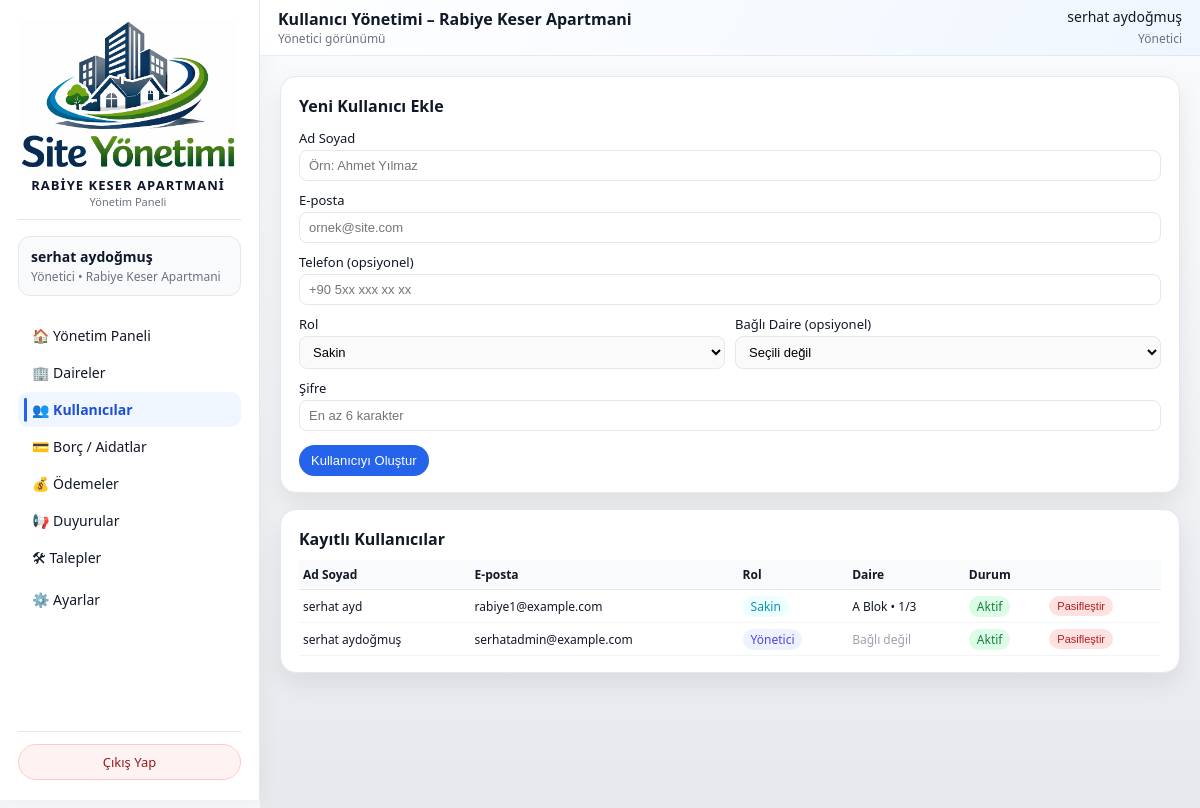
The app's page /admin/users (signed in) with its own data.
### models/user_model.py (models this page shows, shortened)
class User(db.Model):
    __tablename__ = "users"
    id = db.Column(db.Integer, primary_key=True)
    name = db.Column(db.String(120), nullable=False)
    email = db.Column(db.String(120), unique=True, nullable=False, index=True)
    phone = db.Column(db.String(32), nullable=True)
    password_hash = db.Column(db.String(255), nullable=False)
    role = db.Column(db.String(20), nullable=False, default="resident")
    site_id = db.Column(db.Integer, db.ForeignKey("sites.id"), nullable=True)
    apartment_id = db.Column(
        db.Integer,
        db.ForeignKey("apartments.id"),
        nullable=True,
    )
    is_active = db.Column(db.Boolean, default=True, nullable=False)

### models/apartment_model.py (models this page shows, shortened)
class Apartment(db.Model):
    __tablename__ = "apartments"
    id = db.Column(db.Integer, primary_key=True)
    site_id = db.Column(db.Integer, db.ForeignKey("sites.id"), nullable=False)
    block = db.Column(db.String(50), nullable=False)
    floor = db.Column(db.String(20), nullable=False)
    number = db.Column(db.String(20), nullable=False)
    area_m2 = db.Column(db.Float, nullable=True)
    owner_name = db.Column(db.String(120))
    owner_phone = db.Column(db.String(32))
    notes = db.Column(db.Text)
    users = db.relationship("User", backref="apartment", lazy="dynamic")
    bills = db.relationship("Bill", backref="apartment", lazy="dynamic")
    payments = db.relationship("Payment", backref="apartment", lazy="dynamic")
    tickets = db.relationship("Ticket", backref="apartment", lazy="dynamic")

### routes/admin_routes.py (the view, shortened to what this page needs)
@admin_bp.route("/users", methods=["GET", "POST"])
@admin_required
def manage_users():
    admin_user = _get_current_admin()
    site_id = session.get("active_site_id") or (admin_user.site_id if admin_user else None)
    if not site_id:
        flash("Bu sayfayı kullanabilmek için bir siteye atanmış olmanız gerekiyor.", "error")
        return redirect(url_for("index"))
    users = []
    apartments = []
    try:
        users = (
            User.query
            .filter_by(site_id=site_id)
            .order_by(User.role.desc(), User.name.asc())
            .all()
        )
        apartments = (
            Apartment.query
            .filter_by(site_id=site_id)
            .order_by(
                Apartment.block.asc(),
                Apartment.floor.asc(),
                Apartment.number.asc(),
            )
            .all()
        )
    except SQLAlchemyError as exc:
        current_app.logger.exception("Kullanıcı listesi alınamadı: %s", exc)
        flash("Kullanıcı listesi alınırken bir hata oluştu.", "error")
    return render_template(
        "admin/kullanicilar.html",
        users=users,
        apartments=apartments,
    )

### routes/admin_routes.py (called while the page is built)
def admin_required(view_func):
    @wraps(view_func)
    def wrapped_view(*args, **kwargs):
        user_id = session.get("user_id")
        role = session.get("user_role")
        if not user_id:
            flash("Devam etmek için lütfen giriş yapın.", "info")
            return redirect(url_for("auth.login"))
        if role not in ("admin", "super_admin"):
            flash("Bu alana sadece yönetici kullanıcılar erişebilir.", "error")
            return redirect(url_for("index"))
        return view_func(*args, **kwargs)
    return wrapped_view

@admin_bp.app_context_processor
def inject_site_name():
    name = session.get("site_name")
    if not name:
        name = get_site_display_name()  # DB'den oku (SystemSetting)
        session["site_name"] = name
    return {"current_site_name": name}

def _get_current_admin():
    user_id = session.get("user_id")
    if not user_id:
        return None
    try:
        return User.query.get(user_id)
    except SQLAlchemyError as exc:
        current_app.logger.exception("Admin bilgisi alınamadı: %s", exc)
        return None

def get_site_display_name() -> str:
    default_name = "Site / Apartman"
    try:
        settings = SystemSetting.get_singleton()
        if settings and getattr(settings, "site_name", None):
            name = (settings.site_name or "").strip()
            if name:
                return name
    except SQLAlchemyError as exc:
        current_app.logger.exception("Site adı okunamadı: %s", exc)
    return default_name

@admin_bp.app_context_processor
def inject_site_name():
    name = session.get("site_name")
    if not name:
        name = get_site_display_name()  # DB'den oku (SystemSetting)
        session["site_name"] = name
    return {"current_site_name": name}

### templates/admin/kullanicilar.html (shortened to what this page needs)
{% extends "base.html" %}
{% block topbar_title %}
  Kullanıcı Yönetimi
  {% if session.active_site_name %}
    – {{ session.active_site_name }}
  {% elif current_site_name %}
    – {{ current_site_name }}
  {% endif %}
{% endblock %}
{% block content %}
<div class="dashboard-grid">
  <section>
    <div class="card">
      <h2 style="font-size:16px; margin-bottom:12px;">Yeni Kullanıcı Ekle</h2>
      <form method="post" style="display:flex; flex-direction:column; gap:10px;">
        <div>
          <label for="name" style="display:block; font-size:13px; margin-bottom:3px;">Ad Soyad</label>
          <input
            type="text"
            id="name"
            name="name"
            required
            placeholder="Örn: Ahmet Yılmaz"
            style="width:100%; padding:7px 9px; border-radius:8px; border:1px solid #e5e7eb; font-size:13px;">
        </div>
        <div>
          <label for="email" style="display:block; font-size:13px; margin-bottom:3px;">E-posta</label>
          <input
            type="email"
            id="email"
            name="email"
            required
            placeholder="ornek@site.com"
            style="width:100%; padding:7px 9px; border-radius:8px; border:1px solid #e5e7eb; font-size:13px;">
        </div>
        <div>
          <label for="phone" style="display:block; font-size:13px; margin-bottom:3px;">Telefon (opsiyonel)</label>
          <input
            type="text"
            id="phone"
            name="phone"
            placeholder="+90 5xx xxx xx xx"
            style="width:100%; padding:7px 9px; border-radius:8px; border:1px solid #e5e7eb; font-size:13px;">
        </div>
        <div style="display:grid; grid-template-columns:repeat(2,minmax(0,1fr)); gap:10px;">
          <div>
            <label for="role" style="display:block; font-size:13px; margin-bottom:3px;">Rol</label>
            <select
              id="role"
              name="role"
              style="width:100%; padding:7px 9px; border-radius:8px; border:1px solid #e5e7eb; font-size:13px;">
              <option value="resident">Sakin</option>
            </select>
          </div>
          <div>
            <label for="apartment_id" style="display:block; font-size:13px; margin-bottom:3px;">Bağlı Daire (opsiyonel)</label>
            <select
              id="apartment_id"
              name="apartment_id"
              style="width:100%; padding:7px 9px; border-radius:8px; border:1px solid #e5e7eb; font-size:13px;">
              <option value="">Seçili değil</option>
            </select>
          </div>
        </div>
        <div>
          <label for="password" style="display:block; font-size:13px; margin-bottom:3px;">Şifre</label>
          <input
            type="password"
            id="password"
            name="password"
            required
            placeholder="En az 6 karakter"
            style="width:100%; padding:7px 9px; border-radius:8px; border:1px solid #e5e7eb; font-size:13px;">
        </div>
        <div style="margin-top:4px;">
          <button type="submit"
                  style="padding:8px 12px; border-radius:999px; border:none; background:#2563eb; color:white; font-size:13px; cursor:pointer;">
            Kullanıcıyı Oluştur
          </button>
        </div>
      </form>
    </div>
  </section>
  <section>
    <div class="card">
      <h2 style="font-size:16px; margin-bottom:10px;">Kayıtlı Kullanıcılar</h2>
      {% if users %}
        <div style="width:100%; overflow-x:auto;">
          <table style="width:100%; border-collapse:collapse; font-size:12px;">
            <thead>
              <tr style="background:#f9fafb; border-bottom:1px solid #e5e7eb;">
                <th style="text-align:left; padding:6px 4px;">Ad Soyad</th>
                <th style="text-align:left; padding:6px 4px;">E-posta</th>
                <th style="text-align:left; padding:6px 4px;">Rol</th>
                <th style="text-align:left; padding:6px 4px;">Daire</th>
                <th style="text-align:left; padding:6px 4px;">Durum</th>
                <th style="text-align:left; padding:6px 4px;"></th>
              </tr>
            </thead>
            <tbody>
              {% for user in users %}
                <tr style="border-bottom:1px solid #f3f4f6;">
                  <td style="padding:6px 4px; white-space:nowrap;">
                    {{ user.name }}
                  </td>
                  <td style="padding:6px 4px; white-space:nowrap;">
                    {{ user.email }}
                  </td>
                  <td style="padding:6px 4px; white-space:nowrap;">
                    {% if user.role == "admin" %}
                      <span style="padding:2px 8px; border-radius:999px; background:#eef2ff; color:#4f46e5;">Yönetici</span>
                    {% else %}
                      <span style="padding:2px 8px; border-radius:999px; background:#ecfeff; color:#0891b2;">Sakin</span>
                    {% endif %}
                  </td>
                  <td style="padding:6px 4px; white-space:nowrap;">
                    {% if user.apartment %}
                      {{ user.apartment.block }} Blok • {{ user.apartment.floor }}/{{ user.apartment.number }}
                    {% else %}
                      <span style="color:#9ca3af;">Bağlı değil</span>
                    {% endif %}
                  </td>
                  <td style="padding:6px 4px; white-space:nowrap;">
                    {% if user.is_active %}
                      <span style="padding:2px 8px; border-radius:999px; background:#dcfce7; color:#15803d;">Aktif</span>
                    {% else %}
                      <span style="padding:2px 8px; border-radius:999px; background:#fee2e2; color:#b91c1c;">Pasif</span>
                    {% endif %}
                  </td>
                  <td style="padding:6px 4px; white-space:nowrap;">
                    <form method="post"
                          action="{{ url_for('admin.toggle_user_active', user_id=user.id) }}"
                          style="display:inline;">
                      <button type="submit"
                              style="padding:4px 8px; border-radius:999px; border:none; font-size:11px; cursor:pointer;
                                     {% if user.is_active %}
                                       background:#fee2e2; color:#b91c1c;
                                     {% else %}
                                       background:#dcfce7; color:#166534;
                                     {% endif %}">
                        {% if user.is_active %}Pasifleştir{% else %}Aktifleştir{% endif %}
                      </button>
                    </form>
                  </td>
                </tr>
              {% endfor %}
            </tbody>
          </table>
        </div>
      {% else %}
        <p style="font-size:13px; color:#6b7280;">
          Henüz sistemde kayıtlı bir kullanıcı bulunmuyor (admin hariç).
        </p>
      {% endif %}
    </div>
  </section>
</div>
{% endblock %}

### templates/base.html (shortened to what this page needs)
<!doctype html>
<html lang="tr">
<head>
  <link rel="stylesheet" href="{{ url_for('static', filename='css/app.css') }}">
</head>
<body class="{% block body_class %}{% endblock %}">
<div class="layout">
  <aside class="sidebar" id="sidebar">
{% set site_name = session.get("active_site_name")
    or (current_site_name if current_site_name is defined and current_site_name else 'QR Site Yönetim') %}
<div class="sidebar__header">
  <div class="sidebar__logo-wrapper">
    <img
      src="{{ url_for('static', filename='logo1.png') }}"
      alt="Logo"
      class="sidebar__logo-img"
      style="width:220px; height:150px; object-fit:contain;"
    >
    <div class="sidebar__brand-block">
      <div class="sidebar__brand-title">
        {{ site_name }}
      </div>
      <div class="sidebar__brand-subtitle">
        Yönetim Paneli
      </div>
    </div>
  </div>
</div>
    <div class="sidebar__user">
      {% set user_name = session.get("user_name") %}
      {% set user_role = session.get("user_role") %}
      {% set site_name = session.get("active_site_name") or session.get("site_name", "Site / Apartman") %}
      <div class="sidebar__user-name">
        {% if user_name %}
          {{ user_name }}
        {% else %}
          Giriş Yapıldı
        {% endif %}
      </div>
      <div class="sidebar__user-role">
        {% if user_role == "admin" %}
          Yönetici • {{ site_name }}
        {% elif user_role == "resident" %}
          Sakin • {{ site_name }}
        {% else %}
          {{ site_name }}
        {% endif %}
      </div>
    </div>
    <nav class="sidebar__nav">
      {% set endpoint = request.endpoint or "" %}
      {% if user_role == "admin" %}
        <a href="{{ url_for('admin.dashboard') }}"
           class="sidebar__link {% if endpoint == 'admin.dashboard' %}sidebar__link--active{% endif %}">
          🏠 Yönetim Paneli
        </a>
        <a href="{{ url_for('admin.manage_apartments') }}"
           class="sidebar__link {% if endpoint == 'admin.manage_apartments' %}sidebar__link--active{% endif %}">
          🏢 Daireler
        </a>
        <a href="{{ url_for('admin.manage_users') }}"
           class="sidebar__link {% if endpoint == 'admin.manage_users' %}sidebar__link--active{% endif %}">
          👥 Kullanıcılar
        </a>
        <a href="{{ url_for('admin.manage_bills') }}"
           class="sidebar__link {% if endpoint == 'admin.manage_bills' or endpoint == 'admin.dues_summary' %}sidebar__link--active{% endif %}">
          💳 Borç / Aidatlar
        </a>
        <a href="{{ url_for('admin.manage_payments') }}"
           class="sidebar__link {% if endpoint == 'admin.manage_payments' %}sidebar__link--active{% endif %}">
          💰 Ödemeler
        </a>
        <a href="{{ url_for('admin.manage_announcements') }}"
           class="sidebar__link {% if endpoint == 'admin.manage_announcements' %}sidebar__link--active{% endif %}">
          📢 Duyurular
        </a>
        <a href="{{ url_for('admin.manage_tickets') }}"
           class="sidebar__link {% if endpoint == 'admin.manage_tickets' %}sidebar__link--active{% endif %}">
          🛠 Talepler
        </a>
        <a href="{{ url_for('admin.settings') }}"
           class="sidebar__link {% if endpoint == 'admin.settings' %}sidebar__link--active{% endif %}">
          ⚙️ Ayarlar
        </a>
      {% else %}
        <a href="{{ url_for('admin.dashboard') }}"
           class="sidebar__link {% if endpoint == 'admin.dashboard' %}sidebar__link--active{% endif %}">
          🏠 Panel
        </a>
      {% endif %}
    </nav>
    <div class="sidebar__footer">
      <a href="{{ url_for('auth.logout') }}" class="sidebar__logout-btn">
        Çıkış Yap
      </a>
    </div>
  </aside>
  <div class="main">
    <header class="topbar">
      <div>
        <div class="topbar__title">
          {% block topbar_title %}Yönetim Paneli{% endblock %}
        </div>
        <div class="topbar__subtitle">
          {% if user_role == "admin" %}
            Yönetici görünümü
          {% elif user_role == "resident" %}
            Sakin görünümü
          {% else %}
            Apartman / Site yönetim sistemi
          {% endif %}
        </div>
      </div>
      <div class="topbar__user">
        {% if user_name %}
          <span class="topbar__user-name">{{ user_name }}</span>
        {% endif %}
        {% if user_role %}
          <span class="topbar__user-role">
            {% if user_role == "admin" %}Yönetici{% elif user_role == "resident" %}Sakin{% endif %}
          </span>
        {% endif %}
      </div>
    </header>
    <main class="content">
      {% block content %}{% endblock %}
    </main>
  </div>
</div>
</body>
</html>

### records on screen
User: name "serhat ayd", email "rabiye1@example.com", role "Sakin", apartment.block "A", apartment.floor "1", apartment.number "3", is_active "Aktif"
User: name "serhat aydoğmuş", email "serhatadmin@example.com", role "Yönetici", shows "Bağlı değil", is_active "Aktif"

### other values on screen
{{ site_name }} "RABIYE KESER APARTMANI"
{{ user_name }} "serhat aydoğmuş"
{{ site_name }} "Rabiye Keser Apartmani"
{{ session.active_site_name }} "Rabiye Keser Apartmani"
